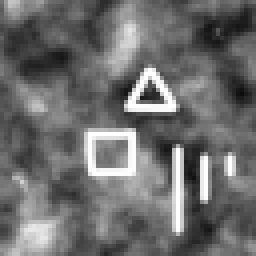
#> input picture examples/height.png, 64 x 64 px (shown 4 times larger)
$ python height2map.py examples/height.png
#> lines starting #> are read from the running program, lines starting #| are printed output that depends on the picture
#!/usr/bin/python
import os, argparse, math
from PIL import Image

parser = argparse.ArgumentParser(formatter_class=argparse.ArgumentDefaultsHelpFormatter)
parser.add_argument("input", type=str, help="input image")
parser.add_argument("--height", type=float, default=256.0, help="max terrain height in map units")
parser.add_argument("--unit_size", type=float, default=64.0, help="heightmap pixel size in map units")
parser.add_argument("--grid_snap_step", type=float, default=0.125, help="coordinates snapping in map units")
parser.add_argument("--disable_grid_snap", action="store_true", help="use precise coordinates for geometry")
parser.add_argument("--classname", type=str, default="func_detail", help="default classname to write")
parser.add_argument("--material", type=str, default="__TB_empty", help="default material name to write")
parser.add_argument("--skip_material", type=str, default="SKIP", help="skip material name to write")
parser.add_argument("--offset", type=float, default=32.0, help="bottom offset in map units")
parser.add_argument("--chunk_size", type=int, default=0, help="heightmap chunk size in pixels")
parser.add_argument("--x_offset", type=float, default="0.0", help="x-offset for splatmap texture")
parser.add_argument("--y_offset", type=float, default="0.0", help="y-offset for splatmap texture")
parser.add_argument("--x_scale", type=float, default="1.0", help="x-scale for splatmap texture")
parser.add_argument("--y_scale", type=float, default="1.0", help="y-scale for splatmap texture")
parser.add_argument("--phong_disabled", action="store_true", help="don't use smooth shading for terrain")
parser.add_argument("--phong_angle", type=float, default = "89.0", help="smooth shading split angle")
parser.add_argument("--game", type=str, default="Generic", help="game type for TrenchBroom")
parser.add_argument("--output", type=str)
arguments = parser.parse_args()

# using input file name for the output if not provided
input_basename = os.path.basename(arguments.input)
input_name = os.path.splitext(input_basename)[0]
if arguments.output == None:
	arguments.output = input_name + ".map"

def grid_snap(v, s):
	return math.floor(v / s + 0.5) * s

# shortcuts for easier reading
h = arguments.height
u = arguments.unit_size
m = arguments.material
sm = arguments.skip_material
o = -arguments.offset
cs = arguments.chunk_size
xo = arguments.x_offset
yo = arguments.y_offset
xs = arguments.x_scale
ys = arguments.y_scale

# trying to open input file
input_file = None
try:
	input_file = Image.open(arguments.input)
#> input_file is the input picture: PIL image 64x64 RGBA; mean R, G, B, A 109.2, 109.2, 109.2, 255
except Exception:
	print(f"Failed loading image: {arguments.input}")
	quit()

# loading heightmap pixels
heightmap = input_file.convert("LA")
heightmap = heightmap.transpose(Image.FLIP_TOP_BOTTOM)
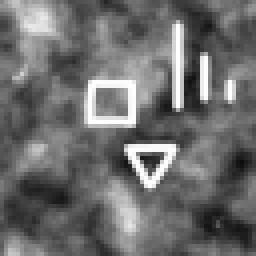
#> heightmap: PIL image 64x64 LA (shown 4 times larger); mean R, G, B, A 109.2, 109.2, 109.2, 255
pixels = heightmap.load()
iw, ih = heightmap.size
#> iw = 64; ih = 64
# disabling chunking
cs = min(iw, ih) if cs <= 0 else cs
#> cs = 64

# sanity checks
if iw > 256 or ih > 256:
	print("Don't use heightmaps larger than 256x256")
	quit()
if iw % 2 != 0 or ih % 2 != 0:
	print("Heightmap dimensions are not divisible by 2")
	quit()
if arguments.chunk_size > 0:
	if iw % cs != 0 or ih % cs != 0:
		print("Heightmap dimensions are not divisible by the chunk size")
		quit()

# trying to open output file
output_file = None
try:
	output_file = open(arguments.output, "w")
except Exception:
	print(f"Failed writing output output_file: {arguments.output}")
	quit()

# checking if grouping is necessary
use_group = False
if arguments.chunk_size > 0:
	if ((iw * ih) // (cs * cs)) > 1:
		use_group = True

# writing output file
output_file.write(f"// Game: {arguments.game}\n")
output_file.write("// Format: Valve\n")

if use_group:
	output_file.write("{\n")
	output_file.write('"classname" "func_group"\n')
	output_file.write('"_tb_type" "_tb_group"\n')
	output_file.write(f'"_tb_name" "{input_name}"\n')
	output_file.write('"_tb_id" "1"\n')
	output_file.write("}\n")

def write_entity_properties():
	output_file.write(f'"classname" "{arguments.classname}"\n')
	output_file.write(f'"_phong" "{int(not arguments.phong_disabled)}"\n')
	if not arguments.phong_disabled:
		output_file.write(f'"_phong_angle" "{arguments.phong_angle}"\n')
	if use_group:
		output_file.write(f'"_tb_group" "1"\n')

def write_brush_at(i, j):
	x, y, ix, iy = (i * u, j * u, i + iw // 2, j + ih // 2)

	# discarding brushes where image pixels are transparent
	a00 = pixels[(ix + 0) % iw, (iy + 0) % ih][1] / 255.0
	a10 = pixels[(ix + 1) % iw, (iy + 0) % ih][1] / 255.0
	a01 = pixels[(ix + 0) % iw, (iy + 1) % ih][1] / 255.0
	a11 = pixels[(ix + 1) % iw, (iy + 1) % ih][1] / 255.0
	if a00 == 0.0:
		return

	# reading height values from image pixels
	h00 = a00 * h * pixels[(ix + 0) % iw, (iy + 0) % ih][0] / 255.0
	h10 = a10 * h * pixels[(ix + 1) % iw, (iy + 0) % ih][0] / 255.0
	h01 = a01 * h * pixels[(ix + 0) % iw, (iy + 1) % ih][0] / 255.0
	h11 = a11 * h * pixels[(ix + 1) % iw, (iy + 1) % ih][0] / 255.0

	# snapping height values
	if not arguments.disable_grid_snap:
		h00 = grid_snap(h00, arguments.grid_snap_step)
		h10 = grid_snap(h10, arguments.grid_snap_step)
		h01 = grid_snap(h01, arguments.grid_snap_step)
		h11 = grid_snap(h11, arguments.grid_snap_step)

	output_file.write("{\n")
	output_file.write(f"( {x:g} {y:g} {o:g} ) ( {x:g} {y+u:g} {o:g} ) ( {x:g} {y:g} {h00:g} ) {sm} [ 0 1 0 0 ] [ 0 0 -1 0 ] 0 1 1\n")
	output_file.write(f"( {x:g} {y:g} {o:g} ) ( {x:g} {y:g} {h00:g} ) ( {x+u:g} {y:g} {o:g} ) {sm} [ 1 0 0 0 ] [ 0 0 -1 0 ] 0 1 1\n")
	output_file.write(f"( {x:g} {y:g} {o:g} ) ( {x+u:g} {y:g} {o:g} ) ( {x:g} {y+u:g} {o:g} ) {sm} [ 1 0 0 0 ] [ 0 -1 0 0 ] 0 1 1\n")
	output_file.write(f"( {x:g} {y:g} {h00:g} ) ( {x:g} {y+u:g} {h01:g} ) ( {x+u:g} {y:g} {h10:g} ) {m} [ 1 0 0 {xo:g} ] [ 0 -1 0 {yo:g} ] 0 {xs:g} {ys:g}\n")
	output_file.write(f"( {x:g} {y+u:g} {o:g} ) ( {x+u:g} {y:g} {o:g} ) ( {x+u:g} {y:g} {h10:g} ) {sm} [ 0 1 0 0 ] [ 0 0 -1 0 ] 0 1 1\n")
	output_file.write("}\n")

	output_file.write("{\n")
	output_file.write(f"( {x:g} {y+u:g} {o:g} ) ( {x+u:g} {y:g} {h10:g} ) ( {x+u:g} {y:g} {o:g} ) {sm} [ 0 1 0 0 ] [ 0 0 -1 0 ] 0 1 1\n")
	output_file.write(f"( {x:g} {y:g} {o:g} ) ( {x+u:g} {y:g} {o:g} ) ( {x:g} {y+u:g} {o:g} ) {sm} [ 1 0 0 0 ] [ 0 -1 0 0 ] 0 1 1\n")
	output_file.write(f"( {x+u:g} {y+u:g} {h11:g} ) ( {x+u:g} {y:g} {h10:g} ) ( {x:g} {y+u:g} {h01:g} ) {m} [ 1 0 0 {xo:g} ] [ 0 -1 0 {yo:g} ] 0 {xs:g} {ys:g}\n")
	output_file.write(f"( {x:g} {y+u:g} {o:g} ) ( {x+u:g} {y+u:g} {o:g} ) ( {x:g} {y+u:g} {h01:g} ) {sm} [ 1 0 0 0 ] [ 0 0 -1 0 ] 0 1 1\n")
	output_file.write(f"( {x+u:g} {y:g} {o:g} ) ( {x+u:g} {y:g} {h10:g} ) ( {x+u:g} {y+u:g} {o:g} ) {sm} [ 0 1 0 0 ] [ 0 0 -1 0 ] 0 1 1\n")
	output_file.write("}\n")

if arguments.chunk_size > 0:
	for x_chunk in range(iw // cs):
		for y_chunk in range(ih // cs):
			output_file.write("{\n")
			write_entity_properties()
			for i in range(x_chunk * cs - iw // 2, (x_chunk + 1) * cs - iw // 2):
				for j in range(y_chunk * cs - ih // 2, (y_chunk + 1) * cs - ih // 2):
					write_brush_at(i, j)
			output_file.write("}\n")
else:
	output_file.write("{\n")
	write_entity_properties()
	for i in range(-iw // 2, iw // 2):
		for j in range(-ih // 2, ih // 2):
			write_brush_at(i, j)
#> this loop made 64 passes
	output_file.write("}\n")

# closing output file
output_file.close()
